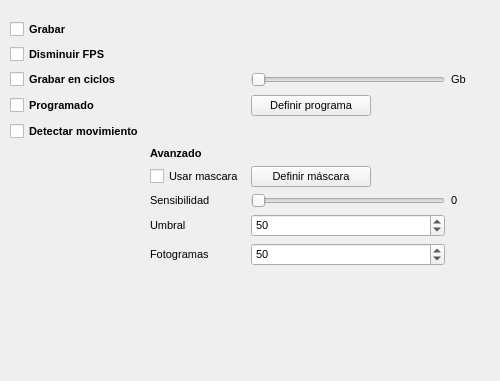
   <widget class="QWidget" name="tab_2">
    <attribute name="title">
     <string>Grabación local</string>
    </attribute>
    <widget class="QWidget" name="gridLayoutWidget_8">
     <property name="geometry">
      <rect>
       <x>10</x>
       <y>20</y>
       <width>481</width>
       <height>352</height>
      </rect>
     </property>
     <layout class="QGridLayout" name="gridLayout_8">
      <item row="0" column="0">
       <widget class="QCheckBox" name="record">
        <property name="font">
         <font>
          <family>Ubuntu</family>
          <pointsize>8</pointsize>
          <weight>75</weight>
          <bold>true</bold>
         </font>
        </property>
        <property name="text">
         <string>Grabar</string>
        </property>
       </widget>
      </item>
      <item row="1" column="0">
       <widget class="QCheckBox" name="changeFPS">
        <property name="font">
         <font>
          <family>Ubuntu</family>
          <pointsize>8</pointsize>
          <weight>75</weight>
          <bold>true</bold>
         </font>
        </property>
        <property name="text">
         <string>Disminuir FPS</string>
        </property>
       </widget>
      </item>
      <item row="2" column="0">
       <widget class="QCheckBox" name="loop_recording">
        <property name="font">
         <font>
          <family>Ubuntu</family>
          <pointsize>8</pointsize>
          <weight>75</weight>
          <bold>true</bold>
         </font>
        </property>
        <property name="text">
         <string>Grabar en ciclos</string>
        </property>
       </widget>
      </item>
      <item row="7" column="1">
       <widget class="QLabel" name="label_5">
        <property name="font">
         <font>
          <family>Ubuntu</family>
          <pointsize>8</pointsize>
         </font>
        </property>
        <property name="text">
         <string>Sensibilidad</string>
        </property>
       </widget>
      </item>
      <item row="8" column="2">
       <widget class="QSpinBox" name="setThreshold">
        <property name="font">
         <font>
          <family>Ubuntu</family>
          <pointsize>8</pointsize>
         </font>
        </property>
        <property name="value">
         <number>50</number>
        </property>
       </widget>
      </item>
      <item row="8" column="1">
       <widget class="QLabel" name="label_10">
        <property name="font">
         <font>
          <family>Ubuntu</family>
          <pointsize>8</pointsize>
         </font>
        </property>
        <property name="text">
         <string>Umbral</string>
        </property>
       </widget>
      </item>
      <item row="9" column="1">
       <widget class="QLabel" name="label_9">
        <property name="font">
         <font>
          <family>Ubuntu</family>
          <pointsize>8</pointsize>
         </font>
        </property>
        <property name="text">
         <string>Fotogramas</string>
        </property>
       </widget>
      </item>
      <item row="2" column="3">
       <widget class="QLabel" name="gigas">
        <property name="minimumSize">
         <size>
          <width>40</width>
          <height>0</height>
         </size>
        </property>
        <property name="maximumSize">
         <size>
          <width>40</width>
          <height>16777215</height>
         </size>
        </property>
        <property name="font">
         <font>
          <family>Ubuntu</family>
          <pointsize>8</pointsize>
         </font>
        </property>
        <property name="text">
         <string>Gb</string>
        </property>
       </widget>
      </item>
      <item row="3" column="2">
       <widget class="QPushButton" name="openScheduler">
        <property name="maximumSize">
         <size>
          <width>120</width>
          <height>16777215</height>
         </size>
        </property>
        <property name="font">
         <font>
          <pointsize>8</pointsize>
         </font>
        </property>
        <property name="text">
         <string>Definir programa</string>
        </property>
       </widget>
      </item>
      <item row="2" column="2">
       <widget class="QSlider" name="selectGigas">
        <property name="font">
         <font>
          <family>Ubuntu</family>
          <pointsize>9</pointsize>
         </font>
        </property>
        <property name="orientation">
         <enum>Qt::Horizontal</enum>
        </property>
       </widget>
      </item>
      <item row="9" column="2">
       <widget class="QSpinBox" name="setHistory">
        <property name="font">
         <font>
          <family>Ubuntu</family>
          <pointsize>8</pointsize>
         </font>
        </property>
        <property name="value">
         <number>50</number>
        </property>
       </widget>
      </item>
      <item row="3" column="0">
       <widget class="QCheckBox" name="scheduler">
        <property name="font">
         <font>
          <family>Ubuntu</family>
          <pointsize>8</pointsize>
          <weight>75</weight>
          <bold>true</bold>
         </font>
        </property>
        <property name="text">
         <string>Programado</string>
        </property>
       </widget>
      </item>
      <item row="10" column="1">
       <spacer name="verticalSpacer_2">
        <property name="orientation">
         <enum>Qt::Vertical</enum>
        </property>
        <property name="sizeHint" stdset="0">
         <size>
          <width>20</width>
          <height>40</height>
         </size>
        </property>
       </spacer>
      </item>
      <item row="7" column="3">
       <widget class="QLabel" name="sensitivity">
        <property name="font">
         <font>
          <family>Ubuntu</family>
          <pointsize>8</pointsize>
         </font>
        </property>
        <property name="text">
         <string>0</string>
        </property>
       </widget>
      </item>
      <item row="7" column="2">
       <widget class="QSlider" name="setSensitivity">
        <property name="font">
         <font>
          <family>Ubuntu</family>
         </font>
        </property>
        <property name="orientation">
         <enum>Qt::Horizontal</enum>
        </property>
       </widget>
      </item>
      <item row="4" column="0">
       <widget class="QCheckBox" name="mov_detection">
        <property name="font">
         <font>
          <family>Ubuntu</family>
          <pointsize>8</pointsize>
          <weight>75</weight>
          <bold>true</bold>
         </font>
        </property>
        <property name="text">
         <string>Detectar movimiento</string>
        </property>
       </widget>
      </item>
      <item row="5" column="1">
       <widget class="QLabel" name="label_6">
        <property name="font">
         <font>
          <pointsize>8</pointsize>
          <weight>75</weight>
          <bold>true</bold>
         </font>
        </property>
        <property name="text">
         <string>Avanzado</string>
        </property>
       </widget>
      </item>
      <item row="6" column="1">
       <widget class="QCheckBox" name="use_mask">
        <property name="font">
         <font>
          <pointsize>8</pointsize>
         </font>
        </property>
        <property name="text">
         <string>Usar mascara</string>
        </property>
       </widget>
      </item>
      <item row="6" column="2">
       <widget class="QPushButton" name="setmask">
        <property name="maximumSize">
         <size>
          <width>120</width>
          <height>16777215</height>
         </size>
        </property>
        <property name="font">
         <font>
          <pointsize>8</pointsize>
         </font>
        </property>
        <property name="text">
         <string>Definir máscara</string>
        </property>
       </widget>
      </item>
     </layout>
    </widget>
   </widget>
